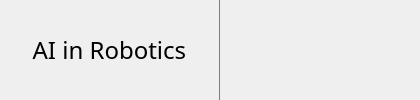
      <widget class="QFrame" name="main_top">
       <property name="styleSheet">
        <string notr="true">QFrame#main_top{
	border-top:1px solid #7e7e7e;
	border-bottom:1px solid #7e7e7e;
}</string>
       </property>
       <layout class="QHBoxLayout" name="maintop" stretch="25,100">
        <property name="spacing">
         <number>0</number>
        </property>
        <property name="leftMargin">
         <number>0</number>
        </property>
        <property name="topMargin">
         <number>0</number>
        </property>
        <property name="rightMargin">
         <number>0</number>
        </property>
        <property name="bottomMargin">
         <number>0</number>
        </property>
        <item>
         <layout class="QHBoxLayout" name="left">
          <property name="spacing">
           <number>0</number>
          </property>
          <property name="leftMargin">
           <number>0</number>
          </property>
          <property name="topMargin">
           <number>0</number>
          </property>
          <property name="rightMargin">
           <number>0</number>
          </property>
          <property name="bottomMargin">
           <number>0</number>
          </property>
          <item>
           <widget class="QLabel" name="toolbar">
            <property name="minimumSize">
             <size>
              <width>220</width>
              <height>0</height>
             </size>
            </property>
            <property name="maximumSize">
             <size>
              <width>220</width>
              <height>16777215</height>
             </size>
            </property>
            <property name="font">
             <font>
              <family>蝉羽真颜金戈</family>
              <pointsize>18</pointsize>
              <italic>false</italic>
              <bold>false</bold>
             </font>
            </property>
            <property name="styleSheet">
             <string notr="true">QLabel#toolbar{
	font: 500 18pt &quot;蝉羽真颜金戈&quot;;
	border-right: 1px solid #7e7e7e;
	border-top: 0px solid rgba(200, 200, 200,100);
	border-left: 0px solid rgba(200, 200, 200,100);
}</string>
            </property>
            <property name="text">
             <string>&lt;html&gt;&lt;head/&gt;&lt;body&gt;&lt;p align=&quot;center&quot;&gt;&lt;span style=&quot; font-weight:400;&quot;&gt;AI in Robotics &lt;/span&gt;&lt;/p&gt;&lt;/body&gt;&lt;/html&gt;</string>
            </property>
           </widget>
          </item>
         </layout>
        </item>
        <item>
         <layout class="QHBoxLayout" name="right">
          <property name="spacing">
           <number>0</number>
          </property>
          <property name="leftMargin">
           <number>0</number>
          </property>
          <property name="topMargin">
           <number>0</number>
          </property>
          <property name="rightMargin">
           <number>0</number>
          </property>
          <property name="bottomMargin">
           <number>0</number>
          </property>
          <item>
           <widget class="QPushButton" name="file">
            <property name="minimumSize">
             <size>
              <width>40</width>
              <height>40</height>
             </size>
            </property>
            <property name="styleSheet">
             <string notr="true">QPushButton#file{
	border:none;
}
QPushButton::hover {
border-style: solid;
border-width: 0px;
border-radius: 0px;
background-color: rgba(223, 223, 223, 150);
}</string>
            </property>
            <property name="text">
             <string/>
            </property>
            <property name="icon">
             <iconset>
              <normaloff>img/icons/file.png</normaloff>img/icons/file.png</iconset>
            </property>
            <property name="iconSize">
             <size>
              <width>40</width>
              <height>40</height>
             </size>
            </property>
           </widget>
          </item>
          <item>
           <widget class="QPushButton" name="folder">
            <property name="minimumSize">
             <size>
              <width>40</width>
              <height>40</height>
             </size>
            </property>
            <property name="styleSheet">
             <string notr="true">QPushButton#folder{
	border:none;
}
QPushButton::hover {
border-style: solid;
border-width: 0px;
border-radius: 0px;
background-color: rgba(223, 223, 223, 150);
}</string>
            </property>
            <property name="text">
             <string/>
            </property>
            <property name="icon">
             <iconset>
              <normaloff>img/icons/folder.png</normaloff>img/icons/folder.png</iconset>
            </property>
            <property name="iconSize">
             <size>
              <width>40</width>
              <height>40</height>
             </size>
            </property>
           </widget>
          </item>
          <item>
           <widget class="QPushButton" name="importbtn">
            <property name="minimumSize">
             <size>
              <width>40</width>
              <height>40</height>
             </size>
            </property>
            <property name="styleSheet">
             <string notr="true">QPushButton#importbtn{
	border:none;
}
QPushButton::hover {
border-style: solid;
border-width: 0px;
border-radius: 0px;
background-color: rgba(223, 223, 223, 150);
}</string>
            </property>
            <property name="text">
             <string/>
            </property>
            <property name="icon">
             <iconset>
              <normaloff>img/icons/import.png</normaloff>img/icons/import.png</iconset>
            </property>
            <property name="iconSize">
             <size>
              <width>40</width>
              <height>40</height>
             </size>
            </property>
           </widget>
          </item>
          <item>
           <widget class="QPushButton" name="exporter">
            <property name="minimumSize">
             <size>
              <width>40</width>
              <height>40</height>
             </size>
            </property>
            <property name="styleSheet">
             <string notr="true">QPushButton#exporter{
	border:none;
}
QPushButton::hover {
border-style: solid;
border-width: 0px;
border-radius: 0px;
background-color: rgba(223, 223, 223, 150);
}</string>
            </property>
            <property name="text">
             <string/>
            </property>
            <property name="icon">
             <iconset>
              <normaloff>img/icons/export.png</normaloff>img/icons/export.png</iconset>
            </property>
            <property name="iconSize">
             <size>
              <width>40</width>
              <height>40</height>
             </size>
            </property>
           </widget>
          </item>
          <item>
           <widget class="QPushButton" name="webcam">
            <property name="minimumSize">
             <size>
              <width>40</width>
              <height>40</height>
             </size>
            </property>
            <property name="autoFillBackground">
             <bool>false</bool>
            </property>
            <property name="styleSheet">
             <string notr="true">QPushButton#webcam{
	border:none;
}
QPushButton::hover {
border-style: solid;
border-width: 0px;
border-radius: 0px;
background-color: rgba(223, 223, 223, 150);
}</string>
            </property>
            <property name="text">
             <string/>
            </property>
            <property name="icon">
             <iconset>
              <normaloff>img/icons/webcam.png</normaloff>img/icons/webcam.png</iconset>
            </property>
            <property name="iconSize">
             <size>
              <width>40</width>
              <height>40</height>
             </size>
            </property>
            <property name="checkable">
             <bool>false</bool>
            </property>
           </widget>
          </item>
         </layout>
        </item>
       </layout>
      </widget>
